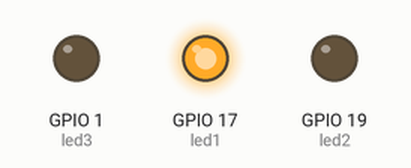
This program was run on a simulated ESP32. Parts: output pins drawn as LEDs (lit = HIGH).

Above: at 2.5 s.
At 6.0 s:
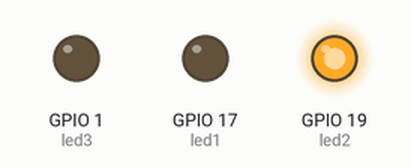
At 9.5 s:
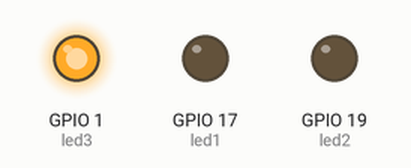
Timing chart, 0 to 15.6 s (numbered marks = the images above):
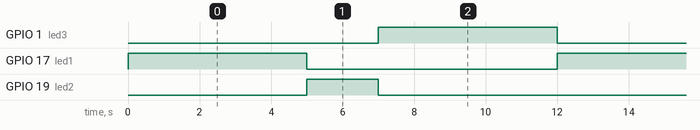

The program:

main.cpp
```cpp
#include <Arduino.h>
#include <Bounce2.h>

Bounce btn = Bounce();


//Explicação millis()
//#define pinLed 2
//
//bool estadoLed = 0;
//
//unsigned long tempoAnterior = 0;
//unsigned long intervalo = 500;
//
//void setup() {
//  pinMode(pinLed, OUTPUT);
//}
//
//void loop() {
//  unsigned long tempoAtual = millis();
//
//  if(tempoAtual - tempoAnterior >= intervalo){
//
//    estadoLed = !estadoLed;
//
//    tempoAnterior = tempoAtual;
//  }
//
//  digitalWrite(pinLed, estadoLed);
//}


#define led1 17
#define led2 19
#define led3 1


//Ex. 1 millis()

bool estadoLed1 = LOW;
bool estadoLed2 = LOW;
bool estadoLed3 = HIGH;
int estadoFarol = 0;
unsigned long tempoAnterior = 0;
unsigned long tempoAnterior1 = 0;
unsigned long tempoAnterior2 = 0;
unsigned long tempoAnterior3 = 0;
//unsigned long intervalo = 1000;
unsigned long intervaloVerde = 5000;
unsigned long intervaloAmarelo = 2000;
unsigned long intervaloVermelho = 5000;


//void setup(){
//
//  pinMode(led1, OUTPUT);
//  pinMode(led2, OUTPUT);
//}
//
//void loop(){
//  unsigned long tempoAtual = millis();
//
//  if(tempoAtual - tempoAnterior >= intervalo){
//
//    estadoLed1 = !estadoLed1;
//    estadoLed2 =! estadoLed2;
//
//    tempoAnterior = tempoAtual;
//  }
//
//  digitalWrite(led1, estadoLed1);
//  digitalWrite(led2, estadoLed2);
//}

//Ex. 2 millis()
//
//void setup(){
//
//  pinMode(led1, OUTPUT);
//  pinMode(led2, OUTPUT);
//}
//
//void loop(){
//  unsigned long tempoAtual = millis();
//
//  if(tempoAtual - tempoAnterior1 >= intervalo1){
//
//    estadoLed1 = !estadoLed1;
//    tempoAnterior1 = tempoAtual;
//
//  }
//
//  if(tempoAtual - tempoAnterior2 >= intervalo2){
//
//    estadoLed2 = !estadoLed2;
//    tempoAnterior2 = tempoAtual;
//
//  }
//
//
//
//  digitalWrite(led1, estadoLed1);
//  digitalWrite(led2, estadoLed2);
//}


// Ex. 3

//void setup(){
//  Serial.begin(115200);
//}
//
//void loop(){
//  unsigned long tempoAtual = millis();
//
//  if(tempoAtual - tempoAnterior >= intervalo2){
//
//    Serial.print("Contagem: ");
//    Serial.println(tempoAtual);
//
//    tempoAnterior = tempoAtual;
//
//  }
//}

//void setup(){
//  pinMode(led2, OUTPUT);
//  pinMode(botao, INPUT_PULLUP);
//  btn.attach(botao);
//
//}
//
//void loop(){
//  unsigned long tempoAtual = millis();
//
//  btn.update();
//
//
//  if (btn.fell()){
//    estadoLed1 = HIGH;
//    digitalWrite(led2, estadoLed1);
//    tempoAnterior = tempoAtual;
//  }
//
//  if(btn.read() == HIGH && tempoAtual - tempoAnterior >= intervalo3){
//    estadoLed1 = LOW;
//    digitalWrite(led2, estadoLed1);
//
//  }
//
//}

//Ex. 5


void setup(){

  pinMode(led1, OUTPUT);
  pinMode(led2, OUTPUT);
  pinMode(led3, OUTPUT);
}

void loop(){
  unsigned long tempoAtual = millis();

  if(estadoFarol == 0 && tempoAtual - tempoAnterior >= intervaloVerde){

    estadoFarol = 1;
    tempoAnterior = tempoAtual;

  }

  if( estadoFarol == 1 && tempoAtual - tempoAnterior >= intervaloAmarelo){

    estadoFarol = 2;
    tempoAnterior = tempoAtual;
  }

  if(estadoFarol == 2 && tempoAtual - tempoAnterior >= intervaloVermelho){

    estadoFarol = 0;
    tempoAnterior = tempoAtual;
  }

  if(estadoFarol == 0){
    digitalWrite(led1, HIGH);
    digitalWrite(led2, LOW);
    digitalWrite(led3, LOW);
  }

  if(estadoFarol == 1){
    digitalWrite(led1, LOW);
    digitalWrite(led2, HIGH);
    digitalWrite(led3, LOW);

  }

  if(estadoFarol == 2){
    digitalWrite(led1, LOW);
    digitalWrite(led2, LOW);
    digitalWrite(led3, HIGH);

  }


}
```

Measured:
- by itself, GPIO 1 (led3), GPIO 17 (led1): alternates HIGH for 5.0 s and LOW for 7.0 s
- by itself, GPIO 19 (led2): alternates HIGH for 2.0 s and LOW for 10.0 s
- by itself, everything shown: repeats every 12.0 s, in 3 steps
